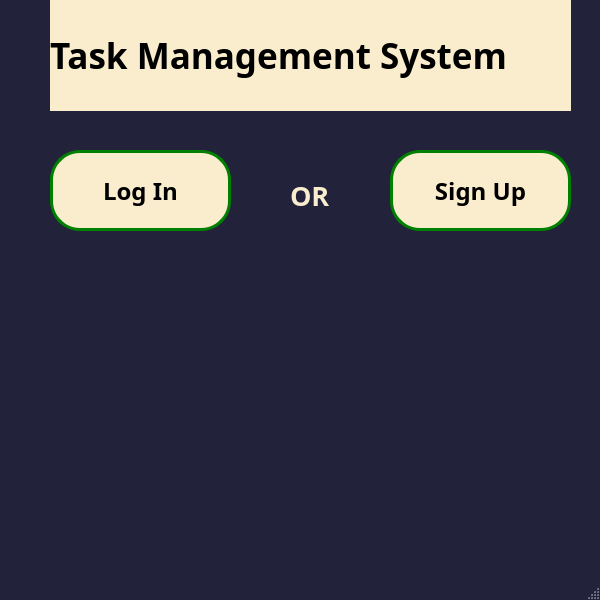
<?xml version="1.0" encoding="UTF-8"?>
<ui version="4.0">
 <class>TMS</class>
 <widget class="QMainWindow" name="TMS">
  <property name="geometry">
   <rect>
    <x>0</x>
    <y>0</y>
    <width>600</width>
    <height>600</height>
   </rect>
  </property>
  <property name="windowTitle">
   <string>TMS</string>
  </property>
  <property name="styleSheet">
   <string notr="true">QMainWindow {
	background-color: #22223b;
}</string>
  </property>
  <widget class="QWidget" name="centralwidget">
   <widget class="QLabel" name="title">
    <property name="geometry">
     <rect>
      <x>50</x>
      <y>0</y>
      <width>521</width>
      <height>111</height>
     </rect>
    </property>
    <property name="font">
     <font>
      <family>Sans</family>
      <pointsize>26</pointsize>
      <weight>75</weight>
      <bold>true</bold>
     </font>
    </property>
    <property name="styleSheet">
     <string notr="true">QLabel {
	background-color: #faedcd;
}</string>
    </property>
    <property name="text">
     <string>Task Management System</string>
    </property>
   </widget>
   <widget class="QPushButton" name="login">
    <property name="geometry">
     <rect>
      <x>50</x>
      <y>150</y>
      <width>181</width>
      <height>81</height>
     </rect>
    </property>
    <property name="font">
     <font>
      <family>Sans</family>
      <pointsize>18</pointsize>
      <weight>75</weight>
      <bold>true</bold>
     </font>
    </property>
    <property name="styleSheet">
     <string notr="true">QPushButton {
	background-color: #faedcd;
	border: 3px solid green;
	border-radius: 30px;
}

QPushButton:hover {
	background-color: #ffffff;
}</string>
    </property>
    <property name="text">
     <string>Log In</string>
    </property>
   </widget>
   <widget class="QPushButton" name="signup">
    <property name="geometry">
     <rect>
      <x>390</x>
      <y>150</y>
      <width>181</width>
      <height>81</height>
     </rect>
    </property>
    <property name="font">
     <font>
      <family>Sans</family>
      <pointsize>18</pointsize>
      <weight>75</weight>
      <bold>true</bold>
     </font>
    </property>
    <property name="styleSheet">
     <string notr="true">QPushButton {
	background-color: #faedcd;
	border: 3px solid green;
	border-radius: 30px;
}

QPushButton:hover {
	background-color: #ffffff;
}</string>
    </property>
    <property name="text">
     <string>Sign Up</string>
    </property>
   </widget>
   <widget class="QLabel" name="labelor">
    <property name="geometry">
     <rect>
      <x>290</x>
      <y>170</y>
      <width>91</width>
      <height>51</height>
     </rect>
    </property>
    <property name="font">
     <font>
      <family>Sans</family>
      <pointsize>20</pointsize>
      <weight>75</weight>
      <bold>true</bold>
     </font>
    </property>
    <property name="styleSheet">
     <string notr="true">QLabel {
	background-color: #22223b;
	color: #faedcd;
}</string>
    </property>
    <property name="text">
     <string>OR</string>
    </property>
   </widget>
   <widget class="QLabel" name="picture">
    <property name="geometry">
     <rect>
      <x>40</x>
      <y>280</y>
      <width>531</width>
      <height>271</height>
     </rect>
    </property>
    <property name="text">
     <string/>
    </property>
   </widget>
  </widget>
  <widget class="QMenuBar" name="menubar">
   <property name="geometry">
    <rect>
     <x>0</x>
     <y>0</y>
     <width>600</width>
     <height>22</height>
    </rect>
   </property>
  </widget>
  <widget class="QStatusBar" name="statusbar"/>
 </widget>
 <resources/>
 <connections/>
</ui>
